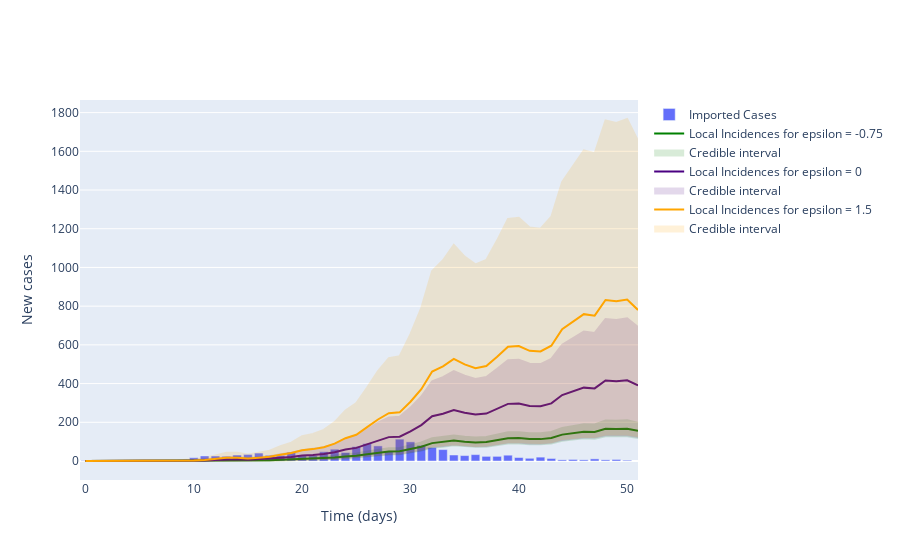

The notebook cell this image was saved under:
### Code cell
# Plot (bar chart cases each day)
fig = go.Figure()

# Plot of incidences
fig.add_trace(
    go.Bar(
        x=times,
        y=imported_cases,
        name='Imported Cases',
    )
)

colours = ['green', 'indigo', 'orange']

for _, epsilon in enumerate(epsilon_values):
    fig.add_trace(
        go.Scatter(
            x=times,
            y=all_local_cases[_]['Mean'],
            name='Local Incidences for epsilon = {}'.format(epsilon),
            line_color=colours[_]
        )
    )

    fig.add_trace(
        go.Scatter(
            x=times.tolist() + times.tolist()[::-1],
            y=all_local_cases[_]['Upper bound CI'].values.tolist() + all_local_cases[_]['Lower bound CI'].values.tolist()[::-1],
            fill='toself',
            fillcolor=colours[_],
            line_color=colours[_],
            opacity=0.15,
            mode='lines',
            name='Credible interval'
        )
    )

# Add axis labels
fig.update_layout(
    xaxis_title='Time (days)',
    yaxis_title='New cases'
)

fig.show()

### Figure 1 — Plotly figure (JSON) as saved in the notebook; plotly's stock layout.template omitted (floating-point values rounded to 4 significant figures)
{"data": [{"name": "Imported Cases", "type": "bar", "x": [0, 1, 2, 3, 4, 5, 6, 7, 8, 9, 10, 11, 12, 13, 14, 15, 16, 17, 18, 19, 20, 21, 22, 23, 24, 25, 26, 27, 28, 29, 30, 31, 32, 33, 34, 35, 36, 37, 38, 39, 40, 41, 42, 43, 44, 45, 46, 47, 48, 49, 50, 51], "y": [2, 0, 2, 1, 4, 1, 3, 4, 4, 6, 17, 26, 26, 24, 31, 34, 41, 29, 28, 45, 27, 27, 48, 61, 44, 74, 90, 78, 51, 113, 99, 81, 70, 59, 31, 28, 33, 24, 24, 30, 18, 14, 20, 13, 6, 8, 6, 11, 6, 8, 4]}, {"line": {"color": "green"}, "name": "Local Incidences for epsilon = -0.75", "type": "scatter", "x": [0, 1, 2, 3, 4, 5, 6, 7, 8, 9, 10, 11, 12, 13, 14, 15, 16, 17, 18, 19, 20, 21, 22, 23, 24, 25, 26, 27, 28, 29, 30, 31, 32, 33, 34, 35, 36, 37, 38, 39, 40, 41, 42, 43, 44, 45, 46, 47, 48, 49, 50, 51], "y": [0, 0, 0.0074, 0.0387, 0.0572, 0.0721, 0.1613, 0.1854, 0.2584, 0.2624, 0.5543, 1.129, 2.214, 3.297, 3.459, 2.614, 3.374, 4.289, 6.524, 8.183, 11.13, 12.26, 14.29, 17.93, 23.55, 27.1, 34.86, 42.87, 49.27, 50.12, 61.18, 74.02, 92.43, 97.93, 105.3, 99.53, 95.78, 97.92, 107.6, 117.9, 118.5, 113.7, 113.0, 118.8, 136.2, 144.0, 151.5, 150.1, 166.2, 164.7, 166.6, 156.0]}, {"fill": "toself", "fillcolor": "green", "line": {"color": "green"}, "mode": "lines", "name": "Credible interval", "opacity": 0.15, "type": "scatter", "x": [0, 1, 2, 3, 4, 5, 6, 7, 8, 9, 10, 11, 12, 13, 14, 15, 16, 17, 18, 19, 20, 21, 22, 23, 24, 25, 26, 27, 28, 29, 30, 31, 32, 33, 34, 35, 36, 37, 38, 39, 40, 41, 42, 43, 44, 45, 46, 47, 48, 49, 50, 51, 51, 50, 49, 48, 47, 46, 45, 44, 43, 42, 41, 40, 39, 38, 37, 36, 35, 34, 33, 32, 31, 30, 29, 28, 27, 26, 25, 24, 23, 22, 21, 20, 19, 18, 17, 16, 15, 14, 13, 12, 11, 10, 9, 8, 7, 6, 5, 4, 3, 2, 1, 0], "y": [0, 0, 0, 1, 1, 1, 1, 1, 2, 2, 2, 4, 6, 7, 8, 6, 7, 9, 12, 14, 19, 20, 23, 27, 35, 39, 49, 59, 66, 67, 80, 96, 117, 123, 132, 125, 121, 124, 135, 148, 149, 144, 143, 150, 171, 181, 190.0, 189, 209, 208, 210, 197, 119, 128, 127, 128, 115, 117, 111, 105, 90, 86, 87, 91, 91, 82, 74, 73, 76, 81, 74, 70, 54, 44, 35, 34, 29, 23, 16, 14, 10, 7, 6, 5, 3, 2, 1, 0, 0, 0, 0, 0, 0, 0, 0, 0, 0, 0, 0, 0, 0, 0, 0, 0]}, {"line": {"color": "indigo"}, "name": "Local Incidences for epsilon = 0", "type": "scatter", "x": [0, 1, 2, 3, 4, 5, 6, 7, 8, 9, 10, 11, 12, 13, 14, 15, 16, 17, 18, 19, 20, 21, 22, 23, 24, 25, 26, 27, 28, 29, 30, 31, 32, 33, 34, 35, 36, 37, 38, 39, 40, 41, 42, 43, 44, 45, 46, 47, 48, 49, 50, 51], "y": [0, 0, 0.01925, 0.0994, 0.1457, 0.1746, 0.3876, 0.4634, 0.6529, 0.6481, 1.392, 2.807, 5.502, 8.293, 8.675, 6.472, 8.455, 10.73, 16.3, 20.49, 27.88, 30.68, 35.76, 44.87, 58.89, 67.85, 87.31, 107.2, 123.4, 125.6, 153.0, 185.5, 231.2, 244.6, 263.5, 249.4, 239.7, 245.0, 269.2, 295.2, 296.8, 284.4, 282.8, 297.6, 340.6, 360.5, 379.1, 375.1, 415.7, 412.4, 416.6, 390.4]}, {"fill": "toself", "fillcolor": "indigo", "line": {"color": "indigo"}, "mode": "lines", "name": "Credible interval", "opacity": 0.15, "type": "scatter", "x": [0, 1, 2, 3, 4, 5, 6, 7, 8, 9, 10, 11, 12, 13, 14, 15, 16, 17, 18, 19, 20, 21, 22, 23, 24, 25, 26, 27, 28, 29, 30, 31, 32, 33, 34, 35, 36, 37, 38, 39, 40, 41, 42, 43, 44, 45, 46, 47, 48, 49, 50, 51, 51, 50, 49, 48, 47, 46, 45, 44, 43, 42, 41, 40, 39, 38, 37, 36, 35, 34, 33, 32, 31, 30, 29, 28, 27, 26, 25, 24, 23, 22, 21, 20, 19, 18, 17, 16, 15, 14, 13, 12, 11, 10, 9, 8, 7, 6, 5, 4, 3, 2, 1, 0], "y": [0, 0, 0, 1, 1, 1, 2, 2, 3, 3, 5, 8, 14, 20, 21, 16, 20, 24, 35, 43, 56, 62, 71, 87, 112, 128, 162, 198, 225, 228, 276, 333, 412, 433, 465, 441, 424, 434, 476, 521, 523, 503, 501.0, 528, 601, 636, 669, 662, 734, 729, 737, 692, 124, 133, 132, 133, 121, 122, 116, 109, 95, 90, 91, 95, 95, 86, 78, 76, 80, 85, 78, 73, 57, 46, 37, 36, 31, 24, 18, 15, 11, 8, 7, 6, 4, 3, 1, 1, 0, 1, 1, 0, 0, 0, 0, 0, 0, 0, 0, 0, 0, 0, 0, 0]}, {"line": {"color": "orange"}, "name": "Local Incidences for epsilon = 1.5", "type": "scatter", "x": [0, 1, 2, 3, 4, 5, 6, 7, 8, 9, 10, 11, 12, 13, 14, 15, 16, 17, 18, 19, 20, 21, 22, 23, 24, 25, 26, 27, 28, 29, 30, 31, 32, 33, 34, 35, 36, 37, 38, 39, 40, 41, 42, 43, 44, 45, 46, 47, 48, 49, 50, 51], "y": [0, 0, 0.03847, 0.1969, 0.2966, 0.3449, 0.7835, 0.9187, 1.306, 1.312, 2.748, 5.646, 10.98, 16.58, 17.3, 12.98, 16.92, 21.46, 32.62, 40.95, 55.83, 61.38, 71.53, 89.84, 117.9, 135.8, 174.7, 214.6, 246.8, 251.3, 306.1, 371.1, 462.5, 489.4, 527.3, 498.9, 479.4, 490.4, 538.4, 590.7, 593.8, 569.3, 566.1, 595.5, 681.5, 721.3, 758.8, 750.8, 831.8, 825.2, 834.0, 780.6]}, {"fill": "toself", "fillcolor": "orange", "line": {"color": "orange"}, "mode": "lines", "name": "Credible interval", "opacity": 0.15, "type": "scatter", "x": [0, 1, 2, 3, 4, 5, 6, 7, 8, 9, 10, 11, 12, 13, 14, 15, 16, 17, 18, 19, 20, 21, 22, 23, 24, 25, 26, 27, 28, 29, 30, 31, 32, 33, 34, 35, 36, 37, 38, 39, 40, 41, 42, 43, 44, 45, 46, 47, 48, 49, 50, 51, 51, 50, 49, 48, 47, 46, 45, 44, 43, 42, 41, 40, 39, 38, 37, 36, 35, 34, 33, 32, 31, 30, 29, 28, 27, 26, 25, 24, 23, 22, 21, 20, 19, 18, 17, 16, 15, 14, 13, 12, 11, 10, 9, 8, 7, 6, 5, 4, 3, 2, 1, 0], "y": [0, 0, 1, 1, 2, 2, 4, 4, 5, 5, 9, 16, 29, 42, 43, 34, 43, 53, 77, 95, 128, 140, 161, 201, 261, 299, 380, 465, 531, 541, 655, 791, 982, 1037, 1117, 1056, 1016, 1039, 1140, 1251, 1257, 1207, 1200, 1262, 1442, 1526, 1605, 1590, 1760, 1747, 1767, 1655, 128, 137, 136, 137, 124, 125, 119, 113, 97, 93, 94, 98, 97, 89, 80, 78, 82, 87, 81, 75, 59, 48, 39, 38, 32, 26, 19, 16, 12, 9, 7, 6, 4, 3, 1, 1, 0, 1, 1, 0, 0, 0, 0, 0, 0, 0, 0, 0, 0, 0, 0, 0]}], "layout": {"xaxis": {"title": {"text": "Time (days)"}}, "yaxis": {"title": {"text": "New cases"}}}}
